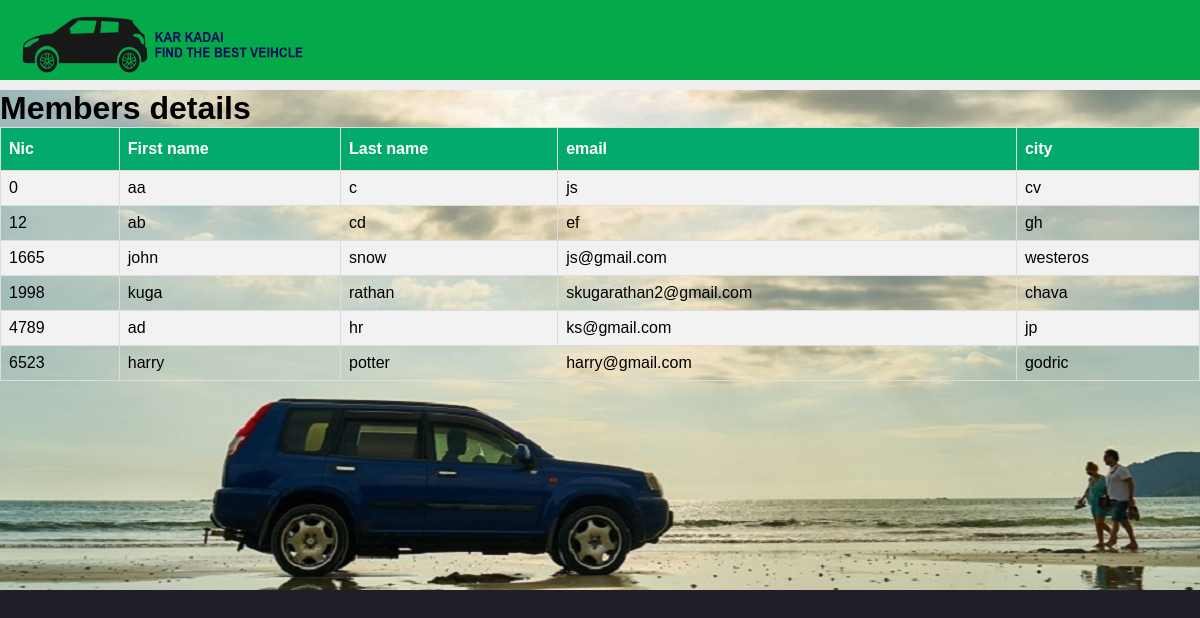
The page /adminsite/memberlist.php on the database its author committed.
### tables this page shows
CREATE TABLE `register` (
  `fname` text NOT NULL,
  `lname` text NOT NULL,
  `email` text NOT NULL,
  `nic` int(11) NOT NULL,
  `city` text NOT NULL,
  `psw1` text NOT NULL
);

### adminsite/memberlist.php (the view, shortened to what this page needs)
<html>
<head><link rel="stylesheet" href="index.CSS">
</head>
<body>
<header>
       <div  class = "login" href="###"  target="_top"></div><div class="header">
         <a class="logo" href="#home"><img src="clogo.png" height="58px" width="290px" alt="KAR KADAI"></a>
        </div>
    </div></header>
<div class="bg_image">
     <h1>Members details</h1>
    <table id="Members"><th>Nic</th>
    <th>First name</th>
    <th>Last name</th>
    <th>email</th>
    <th>city</th>
    <?php
	$servername = "localhost";
    $dbusername = "root";
    $dbpassword = "";
    $dbname = "19/IT/IT/491";
    $conn = new mysqli ($servername , $dbusername, $dbpassword, $dbname);
    $sql = "SELECT nic, email,fname,lname,city FROM register";
$result = $conn->query($sql);
if ($result->num_rows > 0) {
  while($row = $result->fetch_assoc()) {
 echo "<div>";
 echo "<tr><td>".$row["nic"] ." </td>
  <td> ".$row["fname"] ."</td>
   <td>" .$row["lname"] ."</td>
   <td>" .$row["email"] ."</td>
   <td>".$row["city"]. "</td></tr>";
  echo "</div>";
  }
} else {
  echo "0 results";
}
    ?></div>
</body>
</html>

### adminsite/memberlist.php (style rules this page uses)
#Members { font-family: 'Rubik', sans-serif; border-collapse: collapse; width: 100%; }
#Members td, #Members th { border: 1px solid #ddd; padding: 8px; }
#Members tr:nth-child(even) { background-color: #f2f2f2; }
#Members th { padding-top: 12px; padding-bottom: 12px; text-align: left; background-color: #04AA6D; color: white; }
body { background-color:#03010ae1 }

### rows shown on the page
register: nic "0", fname "aa", lname "c", email "js", city "cv"
register: nic "12", fname "ab", lname "cd", email "ef", city "gh"
register: nic "1665", fname "john", lname "snow", email "js@gmail.com", city "westeros"
register: nic "1998", fname "kuga", lname "rathan", email "skugarathan2@gmail.com", city "chava"
register: nic "4789", fname "ad", lname "hr", email "ks@gmail.com", city "jp"
register: nic "6523", fname "harry", lname "potter", email "harry@gmail.com", city "godric"
